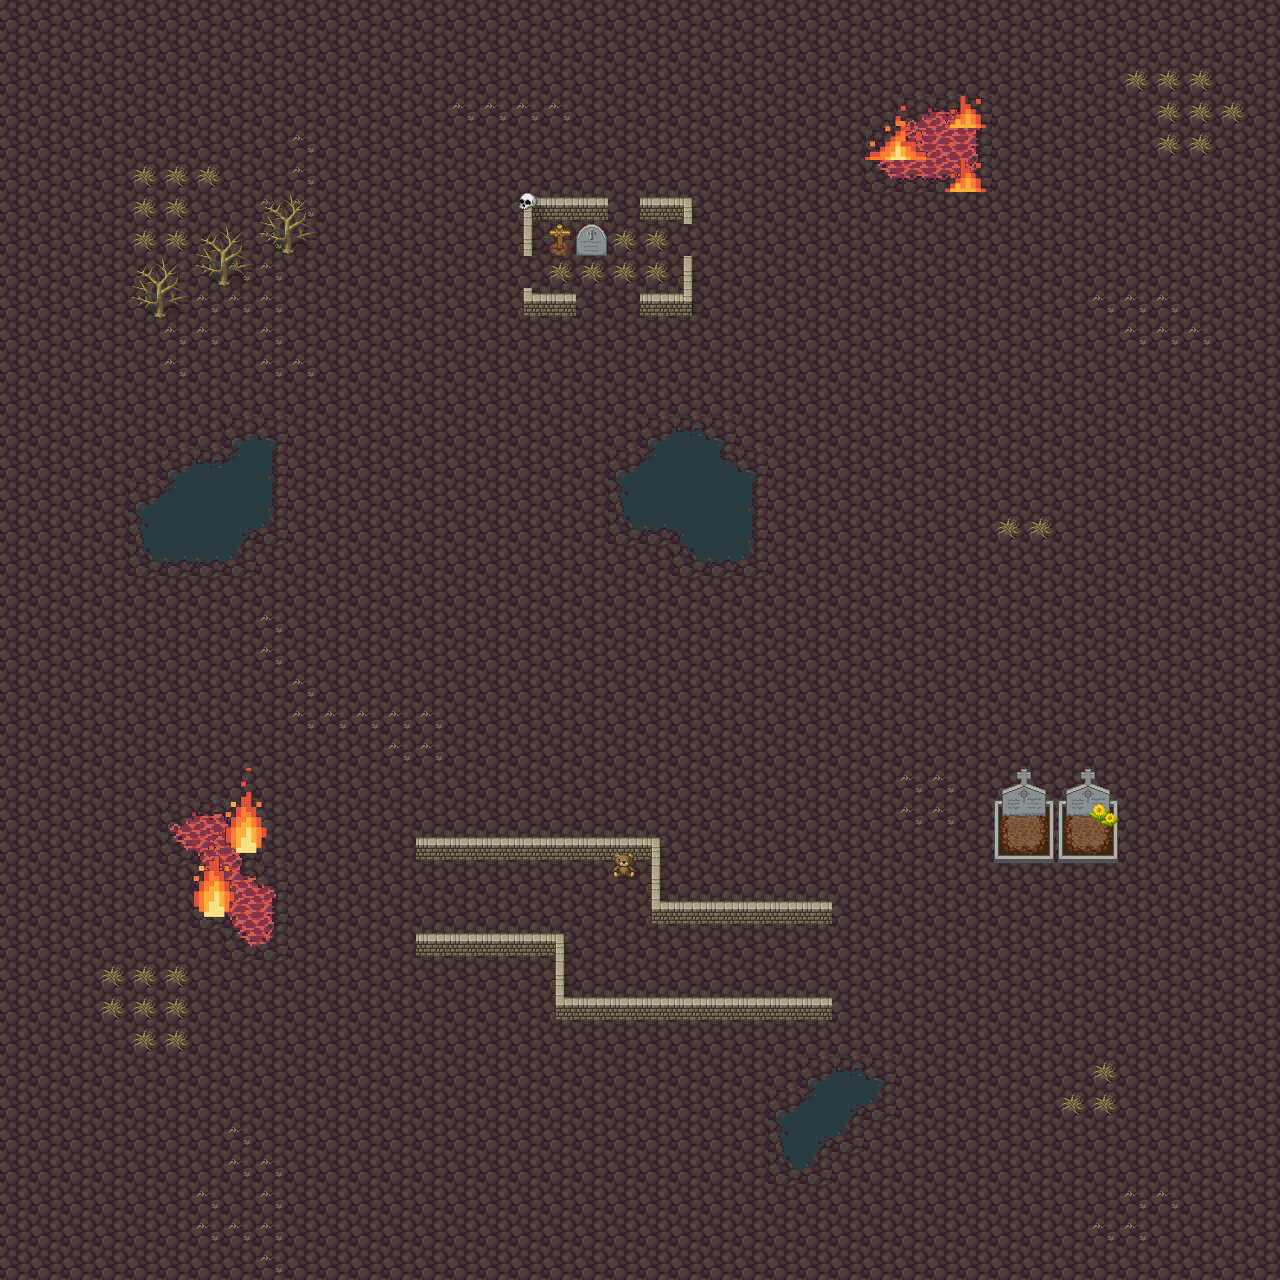

This game map was drawn from its Tiled (.tmx) file and the tilesets committed beside it. A one-line description and the trimmed map source follow:
An orthogonal 40x40 tile map with 32x32 px tiles, 6 tile layers (lava, void, land, fire, ...), 6 tilesets and 3 objects.

<map version="1.10" tiledversion="1.11.2" orientation="orthogonal" renderorder="right-down" width="40" height="40" tilewidth="32" tileheight="32" infinite="0" nextlayerid="9" nextobjectid="9">
 <properties>
  <property name="xSpawnPoint" type="int" value="464" />
  <property name="ySpawnPoint" type="int" value="680" />
 </properties>
 <tileset firstgid="1" source="../TSXS/1_terrain.tsx" />
 <tileset firstgid="361" source="../TSXS/[Base]BaseChip_pipo.tsx" />
 <tileset firstgid="1425" source="../TSXS/tf_A5_atlantisB.tsx" />
 <tileset firstgid="1553" source="../TSXS/graveyard details.tsx" />
 <tileset firstgid="1602" source="../TSXS/volcan1.tsx" />
 <tileset firstgid="1782" source="../TSXS/fire2.tsx" />
 <layer id="6" name="lava" width="40" height="40">
  <data>[1600 cells, 25 non-empty, 1 distinct tile ids]</data>
 </layer>
 <layer id="5" name="void" width="40" height="40">
  <data>[1600 cells, 53 non-empty, 1 distinct tile ids]</data>
 </layer>
 <layer id="1" name="land" width="40" height="40">
  <data>[1600 cells, 1590 non-empty, 13 distinct tile ids]</data>
 </layer>
 <layer id="7" name="fire" width="40" height="40">
  <data>[1600 cells, 19 non-empty, 12 distinct tile ids]</data>
 </layer>
 <layer id="3" name="colidable" width="40" height="40">
  <data>[1600 cells, 223 non-empty, 19 distinct tile ids]</data>
 </layer>
 <layer id="4" name="no_colidable" width="40" height="40">
  <data>[1600 cells, 91 non-empty, 6 distinct tile ids]</data>
 </layer>
 <objectgroup id="8" name="spawneable">
  <object id="1" x="368.667" y="88" width="95.3333" height="87.3333" />
  <object id="4" x="768" y="251.333" width="372" height="64.6667" />
  <object id="5" x="988" y="354" width="156" height="344" />
 </objectgroup>
</map>
